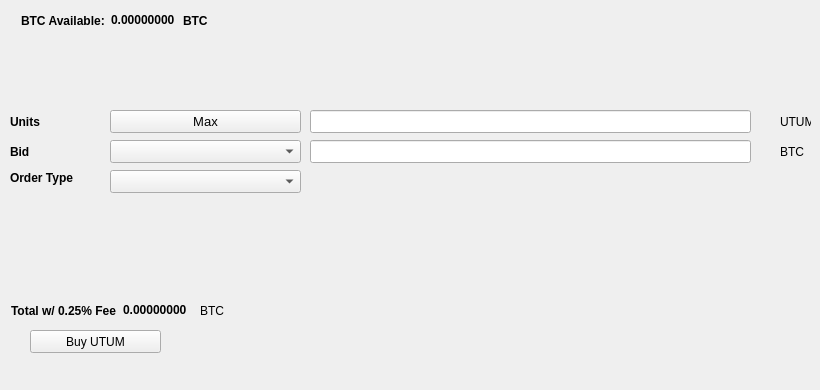
   <widget class="QWidget" name="BuyTab">
    <attribute name="title">
     <string>Buy</string>
    </attribute>
    <widget class="QPushButton" name="BuyUTUM">
     <property name="geometry">
      <rect>
       <x>30</x>
       <y>330</y>
       <width>131</width>
       <height>23</height>
      </rect>
     </property>
     <property name="text">
      <string>Buy UTUM</string>
     </property>
     <property name="icon">
      <iconset resource="../utum.qrc">
       <normaloff>:/icons/bitcoin</normaloff>:/icons/bitcoin</iconset>
     </property>
    </widget>
    <widget class="QLabel" name="label_3">
     <property name="geometry">
      <rect>
       <x>10</x>
       <y>110</y>
       <width>46</width>
       <height>23</height>
      </rect>
     </property>
     <property name="font">
      <font>
       <weight>75</weight>
       <bold>true</bold>
      </font>
     </property>
     <property name="text">
      <string>Units</string>
     </property>
    </widget>
    <widget class="QLineEdit" name="UnitsInput">
     <property name="geometry">
      <rect>
       <x>310</x>
       <y>110</y>
       <width>441</width>
       <height>23</height>
      </rect>
     </property>
     <property name="font">
      <font>
       <pointsize>9</pointsize>
       <weight>75</weight>
       <bold>true</bold>
      </font>
     </property>
    </widget>
    <widget class="QLineEdit" name="BuyBidPriceEdit">
     <property name="geometry">
      <rect>
       <x>310</x>
       <y>140</y>
       <width>441</width>
       <height>23</height>
      </rect>
     </property>
     <property name="font">
      <font>
       <pointsize>9</pointsize>
       <weight>75</weight>
       <bold>true</bold>
      </font>
     </property>
    </widget>
    <widget class="QLabel" name="label_4">
     <property name="geometry">
      <rect>
       <x>780</x>
       <y>110</y>
       <width>31</width>
       <height>23</height>
      </rect>
     </property>
     <property name="text">
      <string>UTUM</string>
     </property>
    </widget>
    <widget class="QLabel" name="label_5">
     <property name="geometry">
      <rect>
       <x>780</x>
       <y>140</y>
       <width>31</width>
       <height>23</height>
      </rect>
     </property>
     <property name="text">
      <string>BTC</string>
     </property>
    </widget>
    <widget class="QLabel" name="label_6">
     <property name="geometry">
      <rect>
       <x>10</x>
       <y>140</y>
       <width>46</width>
       <height>23</height>
      </rect>
     </property>
     <property name="font">
      <font>
       <weight>75</weight>
       <bold>true</bold>
      </font>
     </property>
     <property name="text">
      <string>Bid</string>
     </property>
    </widget>
    <widget class="QLabel" name="label_7">
     <property name="geometry">
      <rect>
       <x>10</x>
       <y>170</y>
       <width>91</width>
       <height>16</height>
      </rect>
     </property>
     <property name="font">
      <font>
       <weight>75</weight>
       <bold>true</bold>
      </font>
     </property>
     <property name="text">
      <string>Order Type</string>
     </property>
    </widget>
    <widget class="QPushButton" name="Buy_Max_Amount">
     <property name="geometry">
      <rect>
       <x>110</x>
       <y>110</y>
       <width>191</width>
       <height>23</height>
      </rect>
     </property>
     <property name="font">
      <font>
       <pointsize>10</pointsize>
      </font>
     </property>
     <property name="text">
      <string>Max</string>
     </property>
    </widget>
    <widget class="QComboBox" name="BuyBidcomboBox">
     <property name="geometry">
      <rect>
       <x>110</x>
       <y>140</y>
       <width>191</width>
       <height>23</height>
      </rect>
     </property>
     <property name="font">
      <font>
       <pointsize>10</pointsize>
      </font>
     </property>
    </widget>
    <widget class="QComboBox" name="buyOrdertypeCombo">
     <property name="geometry">
      <rect>
       <x>110</x>
       <y>170</y>
       <width>191</width>
       <height>23</height>
      </rect>
     </property>
     <property name="font">
      <font>
       <pointsize>10</pointsize>
      </font>
     </property>
    </widget>
    <widget class="QWidget" name="layoutWidget1">
     <property name="geometry">
      <rect>
       <x>21</x>
       <y>11</y>
       <width>227</width>
       <height>19</height>
      </rect>
     </property>
     <layout class="QHBoxLayout" name="horizontalLayout_3">
      <item>
       <widget class="QLabel" name="label232">
        <property name="font">
         <font>
          <weight>75</weight>
          <bold>true</bold>
         </font>
        </property>
        <property name="text">
         <string>BTC Available:</string>
        </property>
       </widget>
      </item>
      <item>
       <widget class="QLabel" name="BtcAvailableLbl">
        <property name="palette">
         <palette>
          <active>
           <colorrole role="WindowText">
            <brush brushstyle="SolidPattern">
             <color alpha="255">
              <red>0</red>
              <green>0</green>
              <blue>0</blue>
             </color>
            </brush>
           </colorrole>
           <colorrole role="Button">
            <brush brushstyle="SolidPattern">
             <color alpha="255">
              <red>0</red>
              <green>170</green>
              <blue>0</blue>
             </color>
            </brush>
           </colorrole>
           <colorrole role="Light">
            <brush brushstyle="SolidPattern">
             <color alpha="255">
              <red>0</red>
              <green>255</green>
              <blue>0</blue>
             </color>
            </brush>
           </colorrole>
           <colorrole role="Midlight">
            <brush brushstyle="SolidPattern">
             <color alpha="255">
              <red>0</red>
              <green>212</green>
              <blue>0</blue>
             </color>
            </brush>
           </colorrole>
           <colorrole role="Dark">
            <brush brushstyle="SolidPattern">
             <color alpha="255">
              <red>0</red>
              <green>85</green>
              <blue>0</blue>
             </color>
            </brush>
           </colorrole>
           <colorrole role="Mid">
            <brush brushstyle="SolidPattern">
             <color alpha="255">
              <red>0</red>
              <green>113</green>
              <blue>0</blue>
             </color>
            </brush>
           </colorrole>
           <colorrole role="Text">
            <brush brushstyle="SolidPattern">
             <color alpha="255">
              <red>0</red>
              <green>170</green>
              <blue>0</blue>
             </color>
            </brush>
           </colorrole>
           <colorrole role="BrightText">
            <brush brushstyle="SolidPattern">
             <color alpha="255">
              <red>255</red>
              <green>255</green>
              <blue>255</blue>
             </color>
            </brush>
           </colorrole>
           <colorrole role="ButtonText">
            <brush brushstyle="SolidPattern">
             <color alpha="255">
              <red>0</red>
              <green>0</green>
              <blue>0</blue>
             </color>
            </brush>
           </colorrole>
           <colorrole role="Base">
            <brush brushstyle="SolidPattern">
             <color alpha="255">
              <red>255</red>
              <green>255</green>
              <blue>255</blue>
             </color>
            </brush>
           </colorrole>
           <colorrole role="Window">
            <brush brushstyle="SolidPattern">
             <color alpha="255">
              <red>0</red>
              <green>170</green>
              <blue>0</blue>
             </color>
            </brush>
           </colorrole>
           <colorrole role="Shadow">
            <brush brushstyle="SolidPattern">
             <color alpha="255">
              <red>0</red>
              <green>0</green>
              <blue>0</blue>
             </color>
            </brush>
           </colorrole>
           <colorrole role="AlternateBase">
            <brush brushstyle="SolidPattern">
             <color alpha="255">
              <red>127</red>
              <green>212</green>
              <blue>127</blue>
             </color>
            </brush>
           </colorrole>
           <colorrole role="ToolTipBase">
            <brush brushstyle="SolidPattern">
             <color alpha="255">
              <red>255</red>
              <green>255</green>
              <blue>220</blue>
             </color>
            </brush>
           </colorrole>
           <colorrole role="ToolTipText">
            <brush brushstyle="SolidPattern">
             <color alpha="255">
              <red>0</red>
              <green>0</green>
              <blue>0</blue>
             </color>
            </brush>
           </colorrole>
          </active>
          <inactive>
           <colorrole role="WindowText">
            <brush brushstyle="SolidPattern">
             <color alpha="255">
              <red>0</red>
              <green>0</green>
              <blue>0</blue>
             </color>
            </brush>
           </colorrole>
           <colorrole role="Button">
            <brush brushstyle="SolidPattern">
             <color alpha="255">
              <red>0</red>
              <green>170</green>
              <blue>0</blue>
             </color>
            </brush>
           </colorrole>
           <colorrole role="Light">
            <brush brushstyle="SolidPattern">
             <color alpha="255">
              <red>0</red>
              <green>255</green>
              <blue>0</blue>
             </color>
            </brush>
           </colorrole>
           <colorrole role="Midlight">
            <brush brushstyle="SolidPattern">
             <color alpha="255">
              <red>0</red>
              <green>212</green>
              <blue>0</blue>
             </color>
            </brush>
           </colorrole>
           <colorrole role="Dark">
            <brush brushstyle="SolidPattern">
             <color alpha="255">
              <red>0</red>
              <green>85</green>
              <blue>0</blue>
             </color>
            </brush>
           </colorrole>
           <colorrole role="Mid">
            <brush brushstyle="SolidPattern">
             <color alpha="255">
              <red>0</red>
              <green>113</green>
              <blue>0</blue>
             </color>
            </brush>
           </colorrole>
           <colorrole role="Text">
            <brush brushstyle="SolidPattern">
             <color alpha="255">
              <red>0</red>
              <green>170</green>
              <blue>0</blue>
             </color>
            </brush>
           </colorrole>
           <colorrole role="BrightText">
            <brush brushstyle="SolidPattern">
             <color alpha="255">
              <red>255</red>
              <green>255</green>
              <blue>255</blue>
             </color>
            </brush>
           </colorrole>
           <colorrole role="ButtonText">
            <brush brushstyle="SolidPattern">
             <color alpha="255">
              <red>0</red>
              <green>0</green>
              <blue>0</blue>
             </color>
            </brush>
           </colorrole>
           <colorrole role="Base">
            <brush brushstyle="SolidPattern">
             <color alpha="255">
              <red>255</red>
              <green>255</green>
              <blue>255</blue>
             </color>
            </brush>
           </colorrole>
           <colorrole role="Window">
            <brush brushstyle="SolidPattern">
             <color alpha="255">
              <red>0</red>
              <green>170</green>
              <blue>0</blue>
             </color>
            </brush>
           </colorrole>
           <colorrole role="Shadow">
            <brush brushstyle="SolidPattern">
             <color alpha="255">
              <red>0</red>
              <green>0</green>
              <blue>0</blue>
             </color>
            </brush>
           </colorrole>
           <colorrole role="AlternateBase">
            <brush brushstyle="SolidPattern">
             <color alpha="255">
              <red>127</red>
              <green>212</green>
              <blue>127</blue>
             </color>
            </brush>
           </colorrole>
           <colorrole role="ToolTipBase">
            <brush brushstyle="SolidPattern">
             <color alpha="255">
              <red>255</red>
              <green>255</green>
              <blue>220</blue>
             </color>
            </brush>
           </colorrole>
           <colorrole role="ToolTipText">
            <brush brushstyle="SolidPattern">
             <color alpha="255">
              <red>0</red>
              <green>0</green>
              <blue>0</blue>
             </color>
            </brush>
           </colorrole>
          </inactive>
          <disabled>
           <colorrole role="WindowText">
            <brush brushstyle="SolidPattern">
             <color alpha="255">
              <red>0</red>
              <green>85</green>
              <blue>0</blue>
             </color>
            </brush>
           </colorrole>
           <colorrole role="Button">
            <brush brushstyle="SolidPattern">
             <color alpha="255">
              <red>0</red>
              <green>170</green>
              <blue>0</blue>
             </color>
            </brush>
           </colorrole>
           <colorrole role="Light">
            <brush brushstyle="SolidPattern">
             <color alpha="255">
              <red>0</red>
              <green>255</green>
              <blue>0</blue>
             </color>
            </brush>
           </colorrole>
           <colorrole role="Midlight">
            <brush brushstyle="SolidPattern">
             <color alpha="255">
              <red>0</red>
              <green>212</green>
              <blue>0</blue>
             </color>
            </brush>
           </colorrole>
           <colorrole role="Dark">
            <brush brushstyle="SolidPattern">
             <color alpha="255">
              <red>0</red>
              <green>85</green>
              <blue>0</blue>
             </color>
            </brush>
           </colorrole>
           <colorrole role="Mid">
            <brush brushstyle="SolidPattern">
             <color alpha="255">
              <red>0</red>
              <green>113</green>
              <blue>0</blue>
             </color>
            </brush>
           </colorrole>
           <colorrole role="Text">
            <brush brushstyle="SolidPattern">
             <color alpha="255">
              <red>0</red>
              <green>85</green>
              <blue>0</blue>
             </color>
            </brush>
           </colorrole>
           <colorrole role="BrightText">
            <brush brushstyle="SolidPattern">
             <color alpha="255">
              <red>255</red>
              <green>255</green>
              <blue>255</blue>
             </color>
            </brush>
           </colorrole>
           <colorrole role="ButtonText">
            <brush brushstyle="SolidPattern">
             <color alpha="255">
              <red>0</red>
              <green>85</green>
              <blue>0</blue>
             </color>
            </brush>
           </colorrole>
           <colorrole role="Base">
            <brush brushstyle="SolidPattern">
             <color alpha="255">
              <red>0</red>
              <green>170</green>
              <blue>0</blue>
             </color>
            </brush>
           </colorrole>
           <colorrole role="Window">
            <brush brushstyle="SolidPattern">
             <color alpha="255">
              <red>0</red>
              <green>170</green>
              <blue>0</blue>
             </color>
            </brush>
           </colorrole>
           <colorrole role="Shadow">
            <brush brushstyle="SolidPattern">
             <color alpha="255">
              <red>0</red>
              <green>0</green>
              <blue>0</blue>
             </color>
            </brush>
           </colorrole>
           <colorrole role="AlternateBase">
            <brush brushstyle="SolidPattern">
             <color alpha="255">
              <red>0</red>
              <green>170</green>
              <blue>0</blue>
             </color>
            </brush>
           </colorrole>
           <colorrole role="ToolTipBase">
            <brush brushstyle="SolidPattern">
             <color alpha="255">
              <red>255</red>
              <green>255</green>
              <blue>220</blue>
             </color>
            </brush>
           </colorrole>
           <colorrole role="ToolTipText">
            <brush brushstyle="SolidPattern">
             <color alpha="255">
              <red>0</red>
              <green>0</green>
              <blue>0</blue>
             </color>
            </brush>
           </colorrole>
          </disabled>
         </palette>
        </property>
        <property name="font">
         <font>
          <weight>75</weight>
          <bold>true</bold>
         </font>
        </property>
        <property name="text">
         <string>0.00000000</string>
        </property>
        <property name="textInteractionFlags">
         <set>Qt::LinksAccessibleByMouse|Qt::TextSelectableByKeyboard|Qt::TextSelectableByMouse</set>
        </property>
       </widget>
      </item>
      <item>
       <widget class="QLabel" name="BtcAvailableLbl_2">
        <property name="font">
         <font>
          <weight>75</weight>
          <bold>true</bold>
         </font>
        </property>
        <property name="text">
         <string>BTC</string>
        </property>
       </widget>
      </item>
     </layout>
    </widget>
    <widget class="QWidget" name="layoutWidge2">
     <property name="geometry">
      <rect>
       <x>11</x>
       <y>301</y>
       <width>259</width>
       <height>19</height>
      </rect>
     </property>
     <layout class="QHBoxLayout" name="horizontalLayout_4">
      <item>
       <widget class="QLabel" name="label_9">
        <property name="font">
         <font>
          <weight>75</weight>
          <bold>true</bold>
         </font>
        </property>
        <property name="text">
         <string>Total w/ 0.25% Fee</string>
        </property>
       </widget>
      </item>
      <item>
       <widget class="QLabel" name="BuyCostLabel">
        <property name="palette">
         <palette>
          <active>
           <colorrole role="WindowText">
            <brush brushstyle="SolidPattern">
             <color alpha="255">
              <red>0</red>
              <green>0</green>
              <blue>0</blue>
             </color>
            </brush>
           </colorrole>
           <colorrole role="Button">
            <brush brushstyle="SolidPattern">
             <color alpha="255">
              <red>0</red>
              <green>170</green>
              <blue>0</blue>
             </color>
            </brush>
           </colorrole>
           <colorrole role="Light">
            <brush brushstyle="SolidPattern">
             <color alpha="255">
              <red>0</red>
              <green>255</green>
              <blue>0</blue>
             </color>
            </brush>
           </colorrole>
           <colorrole role="Midlight">
            <brush brushstyle="SolidPattern">
             <color alpha="255">
              <red>0</red>
              <green>212</green>
              <blue>0</blue>
             </color>
            </brush>
           </colorrole>
           <colorrole role="Dark">
            <brush brushstyle="SolidPattern">
             <color alpha="255">
              <red>0</red>
              <green>85</green>
              <blue>0</blue>
             </color>
            </brush>
           </colorrole>
           <colorrole role="Mid">
            <brush brushstyle="SolidPattern">
             <color alpha="255">
              <red>0</red>
              <green>113</green>
              <blue>0</blue>
             </color>
            </brush>
           </colorrole>
           <colorrole role="Text">
            <brush brushstyle="SolidPattern">
             <color alpha="255">
              <red>0</red>
              <green>170</green>
              <blue>0</blue>
             </color>
            </brush>
           </colorrole>
           <colorrole role="BrightText">
            <brush brushstyle="SolidPattern">
             <color alpha="255">
              <red>255</red>
              <green>255</green>
              <blue>255</blue>
             </color>
            </brush>
           </colorrole>
           <colorrole role="ButtonText">
            <brush brushstyle="SolidPattern">
             <color alpha="255">
              <red>0</red>
              <green>0</green>
              <blue>0</blue>
             </color>
            </brush>
           </colorrole>
           <colorrole role="Base">
            <brush brushstyle="SolidPattern">
             <color alpha="255">
              <red>255</red>
              <green>255</green>
              <blue>255</blue>
             </color>
            </brush>
           </colorrole>
           <colorrole role="Window">
            <brush brushstyle="SolidPattern">
             <color alpha="255">
              <red>0</red>
              <green>170</green>
              <blue>0</blue>
             </color>
            </brush>
           </colorrole>
           <colorrole role="Shadow">
            <brush brushstyle="SolidPattern">
             <color alpha="255">
              <red>0</red>
              <green>0</green>
              <blue>0</blue>
             </color>
            </brush>
           </colorrole>
           <colorrole role="AlternateBase">
            <brush brushstyle="SolidPattern">
             <color alpha="255">
              <red>127</red>
              <green>212</green>
              <blue>127</blue>
             </color>
            </brush>
           </colorrole>
           <colorrole role="ToolTipBase">
            <brush brushstyle="SolidPattern">
             <color alpha="255">
              <red>255</red>
              <green>255</green>
              <blue>220</blue>
             </color>
            </brush>
           </colorrole>
           <colorrole role="ToolTipText">
            <brush brushstyle="SolidPattern">
             <color alpha="255">
              <red>0</red>
              <green>0</green>
              <blue>0</blue>
             </color>
            </brush>
           </colorrole>
          </active>
          <inactive>
           <colorrole role="WindowText">
            <brush brushstyle="SolidPattern">
             <color alpha="255">
              <red>0</red>
              <green>0</green>
              <blue>0</blue>
             </color>
            </brush>
           </colorrole>
           <colorrole role="Button">
            <brush brushstyle="SolidPattern">
             <color alpha="255">
              <red>0</red>
              <green>170</green>
              <blue>0</blue>
             </color>
            </brush>
           </colorrole>
           <colorrole role="Light">
            <brush brushstyle="SolidPattern">
             <color alpha="255">
              <red>0</red>
              <green>255</green>
              <blue>0</blue>
             </color>
            </brush>
           </colorrole>
           <colorrole role="Midlight">
            <brush brushstyle="SolidPattern">
             <color alpha="255">
              <red>0</red>
              <green>212</green>
              <blue>0</blue>
             </color>
            </brush>
           </colorrole>
           <colorrole role="Dark">
            <brush brushstyle="SolidPattern">
             <color alpha="255">
              <red>0</red>
              <green>85</green>
              <blue>0</blue>
             </color>
            </brush>
           </colorrole>
           <colorrole role="Mid">
            <brush brushstyle="SolidPattern">
             <color alpha="255">
              <red>0</red>
              <green>113</green>
              <blue>0</blue>
             </color>
            </brush>
           </colorrole>
           <colorrole role="Text">
            <brush brushstyle="SolidPattern">
             <color alpha="255">
              <red>0</red>
              <green>170</green>
              <blue>0</blue>
             </color>
            </brush>
           </colorrole>
           <colorrole role="BrightText">
            <brush brushstyle="SolidPattern">
             <color alpha="255">
              <red>255</red>
              <green>255</green>
              <blue>255</blue>
             </color>
            </brush>
           </colorrole>
           <colorrole role="ButtonText">
            <brush brushstyle="SolidPattern">
             <color alpha="255">
              <red>0</red>
              <green>0</green>
              <blue>0</blue>
             </color>
            </brush>
           </colorrole>
           <colorrole role="Base">
            <brush brushstyle="SolidPattern">
             <color alpha="255">
              <red>255</red>
              <green>255</green>
              <blue>255</blue>
             </color>
            </brush>
           </colorrole>
           <colorrole role="Window">
            <brush brushstyle="SolidPattern">
             <color alpha="255">
              <red>0</red>
              <green>170</green>
              <blue>0</blue>
             </color>
            </brush>
           </colorrole>
           <colorrole role="Shadow">
            <brush brushstyle="SolidPattern">
             <color alpha="255">
              <red>0</red>
              <green>0</green>
              <blue>0</blue>
             </color>
            </brush>
           </colorrole>
           <colorrole role="AlternateBase">
            <brush brushstyle="SolidPattern">
             <color alpha="255">
              <red>127</red>
              <green>212</green>
              <blue>127</blue>
             </color>
            </brush>
           </colorrole>
           <colorrole role="ToolTipBase">
            <brush brushstyle="SolidPattern">
             <color alpha="255">
              <red>255</red>
              <green>255</green>
              <blue>220</blue>
             </color>
            </brush>
           </colorrole>
           <colorrole role="ToolTipText">
            <brush brushstyle="SolidPattern">
             <color alpha="255">
              <red>0</red>
              <green>0</green>
              <blue>0</blue>
             </color>
            </brush>
           </colorrole>
          </inactive>
          <disabled>
           <colorrole role="WindowText">
            <brush brushstyle="SolidPattern">
             <color alpha="255">
              <red>0</red>
              <green>85</green>
              <blue>0</blue>
             </color>
            </brush>
           </colorrole>
           <colorrole role="Button">
            <brush brushstyle="SolidPattern">
             <color alpha="255">
              <red>0</red>
              <green>170</green>
              <blue>0</blue>
             </color>
            </brush>
           </colorrole>
           <colorrole role="Light">
            <brush brushstyle="SolidPattern">
             <color alpha="255">
              <red>0</red>
              <green>255</green>
              <blue>0</blue>
             </color>
            </brush>
           </colorrole>
           <colorrole role="Midlight">
            <brush brushstyle="SolidPattern">
             <color alpha="255">
              <red>0</red>
              <green>212</green>
              <blue>0</blue>
             </color>
            </brush>
           </colorrole>
           <colorrole role="Dark">
            <brush brushstyle="SolidPattern">
             <color alpha="255">
              <red>0</red>
              <green>85</green>
              <blue>0</blue>
             </color>
            </brush>
           </colorrole>
           <colorrole role="Mid">
            <brush brushstyle="SolidPattern">
             <color alpha="255">
              <red>0</red>
              <green>113</green>
              <blue>0</blue>
             </color>
            </brush>
           </colorrole>
           <colorrole role="Text">
            <brush brushstyle="SolidPattern">
             <color alpha="255">
              <red>0</red>
              <green>85</green>
              <blue>0</blue>
             </color>
            </brush>
           </colorrole>
           <colorrole role="BrightText">
            <brush brushstyle="SolidPattern">
             <color alpha="255">
              <red>255</red>
              <green>255</green>
              <blue>255</blue>
             </color>
            </brush>
           </colorrole>
           <colorrole role="ButtonText">
            <brush brushstyle="SolidPattern">
             <color alpha="255">
              <red>0</red>
              <green>85</green>
              <blue>0</blue>
             </color>
            </brush>
           </colorrole>
           <colorrole role="Base">
            <brush brushstyle="SolidPattern">
             <color alpha="255">
              <red>0</red>
              <green>170</green>
              <blue>0</blue>
             </color>
            </brush>
           </colorrole>
           <colorrole role="Window">
            <brush brushstyle="SolidPattern">
             <color alpha="255">
              <red>0</red>
              <green>170</green>
              <blue>0</blue>
             </color>
            </brush>
           </colorrole>
           <colorrole role="Shadow">
            <brush brushstyle="SolidPattern">
             <color alpha="255">
              <red>0</red>
              <green>0</green>
              <blue>0</blue>
             </color>
            </brush>
           </colorrole>
           <colorrole role="AlternateBase">
            <brush brushstyle="SolidPattern">
             <color alpha="255">
              <red>0</red>
              <green>170</green>
              <blue>0</blue>
             </color>
            </brush>
           </colorrole>
           <colorrole role="ToolTipBase">
            <brush brushstyle="SolidPattern">
             <color alpha="255">
              <red>255</red>
              <green>255</green>
              <blue>220</blue>
             </color>
            </brush>
           </colorrole>
           <colorrole role="ToolTipText">
            <brush brushstyle="SolidPattern">
             <color alpha="255">
              <red>0</red>
              <green>0</green>
              <blue>0</blue>
             </color>
            </brush>
           </colorrole>
          </disabled>
         </palette>
        </property>
        <property name="font">
         <font>
          <weight>75</weight>
          <bold>true</bold>
         </font>
        </property>
        <property name="autoFillBackground">
         <bool>false</bool>
        </property>
        <property name="text">
         <string>0.00000000</string>
        </property>
        <property name="textInteractionFlags">
         <set>Qt::LinksAccessibleByMouse|Qt::TextSelectableByMouse</set>
        </property>
       </widget>
      </item>
      <item>
       <widget class="QLabel" name="label_10">
        <property name="font">
         <font>
          <weight>50</weight>
          <bold>false</bold>
         </font>
        </property>
        <property name="text">
         <string>BTC</string>
        </property>
       </widget>
      </item>
     </layout>
    </widget>
    <widget class="QLabel" name="label_24">
     <property name="geometry">
      <rect>
       <x>460</x>
       <y>300</y>
       <width>281</width>
       <height>81</height>
      </rect>
     </property>
     <property name="text">
      <string/>
     </property>
     <property name="pixmap">
      <pixmap>:/images/bittrex</pixmap>
     </property>
    </widget>
   </widget>
